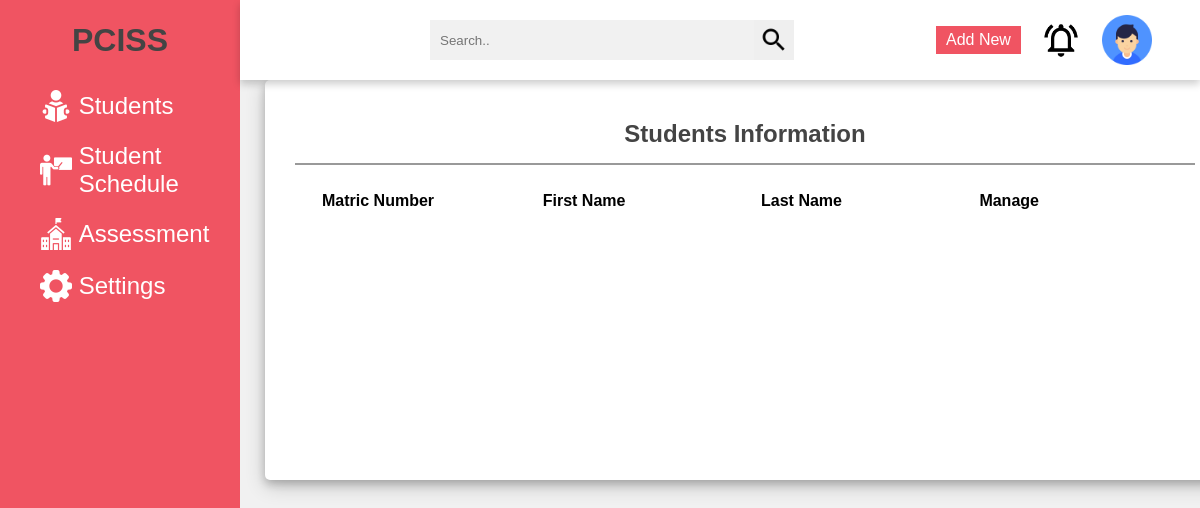
Page /studentprofile.php on the earlier database version.
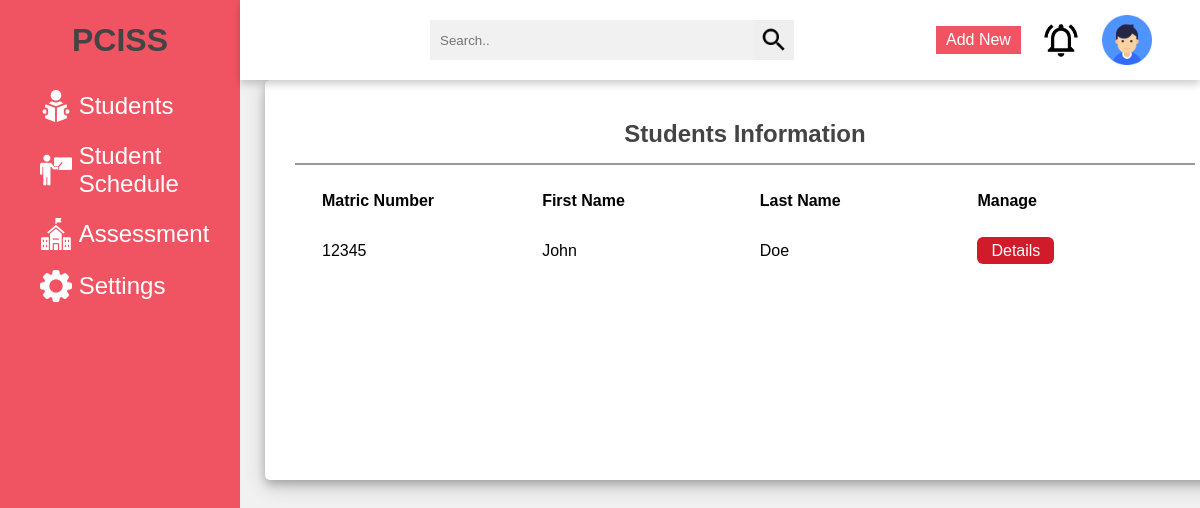
Same page on the later database version.
### tables this page shows
CREATE TABLE `student` (
  `matric_number` varchar(50) NOT NULL,
  `student_fname` text NOT NULL,
  `student_lname` text NOT NULL,
  `email` varchar(60) NOT NULL,
  `password` varchar(20) NOT NULL
);

### studentprofile.php (the view, shortened to what this page needs)
<!DOCTYPE html>
<html lang="en">
<head>
    <link rel="stylesheet" href="studentprofilestyle.css">
</head>
<body>
    <div class="side-menu">
        <div class="brand-name">
            <h1>PCISS</h1>
        </div>
        <ul>
            <li><a href ="studentprofile.php" target="_self" ><img src="image/reading-book (1).png" alt="">&nbsp;<span>Students</span></a> </li>
            <li><a href ="studentschedule.html" target="_self" ><img src="image/teacher2.png" alt="">&nbsp;<span>Student Schedule</span></a> </li>
            <li><a href ="studentassessment.php" target="_self" ><img src="image/school.png" alt="">&nbsp;<span>Assessment</span></a> </li>
            <li><a href ="settings.html" target="_self" ><img src="image/settings.png" alt="">&nbsp;<span>Settings</span></a> </li>
        </ul>
    </div>
    <div class="container">
        <div class="header">
            <div class="nav">
                <div class="search">
                    <input type="text" placeholder="Search..">
                    <button type="submit"><img src="image/search.png" alt=""></button>
                </div>
                <div class="user">
                    <a href="#" class="btn">Add New</a>
                    <img src="image/notifications.png" alt="">
                    <div class="img-case">
                        <img src="image/user.png" alt="">
                    </div>
                </div>
            </div>
        </div>
        <div class="content">
            <div class="content-2">
                <div class="staff-details">
                    <div class="title">
                        <h2>Students Information</h2>
                    </div>
                    <table>
                    <thead>
			            <tr>
                            <th>Matric Number</th>
                            <th>First Name</th>
                            <th>Last Name</th>
                            <th>Manage</th>
			            </tr>
		            </thead>
                    <tbody>
                    <?php
                        include 'conn.php';
                        $sql = "SELECT * FROM student";
                        $result = $conn->query($sql) or die($conn->error);
                        while($row = $result->fetch_assoc())
                        {
                        ?>
                            <tr>
                                <td><?php echo $row['matric_number'] ?></td>
                                <td><?php echo $row['student_fname'] ?></td>
                                <td><?php echo $row['student_lname'] ?></td>
                                <td>
                                    <a class='btnupdate' href="coviddetails.php?matric_number=<?php echo $row["matric_number"]; ?>" >Details</a>
                                </td>
                            </tr>
                        <?php
                        }
                    ?>
                    </tbody>
                    </table>
                </div>
            </div>
        </div>
    </div>
</body>
</html>

### studentprofilestyle.css (style rules this page uses)
* { margin: 0; padding: 0; box-sizing: border-box; font-family: 'Poppins', sans-serif; }
body { min-height: 100vh; }
a { text-decoration: none; }
li { list-style: none; }
h1, h2 { color: #444; }
.btn { background: #f05462; color: white; padding: 5px 10px; text-align: center; }
.btnupdate { background: #d11a2a; color: white; padding: 5px 14px; text-align: center; border-radius: 6px; }
.title { display: flex; align-items: center; justify-content: space-around; padding: 15px 10px; border-bottom: 2px solid #999; }
table { padding: 10px; }
th, td { text-align: left; padding: 15px; width: 20vw; }
.side-menu { position: fixed; background: #f05462; width: 20vw; min-height: 100vh; display: flex; flex-direction: column; }
.side-menu .brand-name { height: 10vh; display: flex; align-items: center; justify-content: center; }
.side-menu li a { font-size: 24px; padding: 10px 40px; color: white; display: flex; align-items: center; }
.container { position: absolute; right: 0; width: 80vw; height: 100vh; background: #f1f1f1; }
.container .header { position: fixed; top: 0; right: 0; width: 80vw; height: 10vh; background: white; display: flex; align-items: center; justify-content: center; box-shadow: 0 4px 8px 0 rgba(0, 0, 0, 0.2); z-index: 1; }
.container .header .nav { width: 90%; display: flex; align-items: center; }
.container .header .nav .search { flex: 3; display: flex; justify-content: center; }
.container .header .nav .search input[type=text] { border: none; background: #f1f1f1; padding: 10px; width: 50%; }
.container .header .nav .search button { width: 40px; height: 40px; border: none; display: flex; align-items: center; justify-content: center; }
.container .header .nav .search button img { width: 30px; height: 30px; }
.container .header .nav .user { flex: 1; display: flex; justify-content: space-between; align-items: center; }
.container .header .nav .user img { width: 40px; height: 40px; }
.container .header .nav .user .img-case { position: relative; width: 50px; height: 50px; }
.container .header .nav .user .img-case img { position: absolute; top: 0; left: 0; width: 100%; height: 100%; }
.container .content { position: relative; margin-top: 10vh; min-height: 90vh; background: #f1f1f1; }
.container .content .content-2 { min-height: 50vh; flex: 5; background: white; margin: 0 25px 25px 25px; box-shadow: 0 4px 8px 0 rgba(0, 0, 0, 0.2), 0 6px 20px 0 rgba(0, 0, 0, 0.19); display: flex; flex-direction: column; width: 100%; padding: 25px 30px; border-radius: 5px; }

Differences in the rows shown:
added student: matric_number "12345", student_fname "John", student_lname "Doe"
